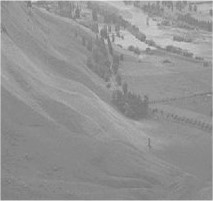
#> input picture CVL/Lab3/sample1.jpg, 213 x 201 px
$ python l3q1.py
#> lines starting #> are read from the running program, lines starting #| are printed output that depends on the picture
#> further down, image is the input picture: shape (201, 213, 3); min 115, max 229, mean 147.7
import cv2
import numpy as np
import matplotlib.pyplot as plt


def apply_clahe(image):
    """Applies Contrast Limited Adaptive Histogram Equalization (CLAHE) to an image."""
    # Convert image to LAB color space
    lab = cv2.cvtColor(image, cv2.COLOR_BGR2Lab)
#> lab: shape (201, 213, 3); mean of channels 0, 1, 2 156.1, 128, 128

    # Split LAB image into L, A, and B channels
    l, a, b = cv2.split(lab)
#> a: shape (201, 213); every value is 128

    # Apply CLAHE to L channel
    clahe = cv2.createCLAHE(clipLimit=2.0, tileGridSize=(8, 8))
    cl = clahe.apply(l)
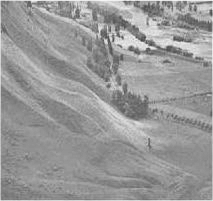
#> cl: shape (201, 213); min 70, max 246, mean 152.6

    # Merge the CLAHE enhanced L channel back with A and B channels
    limg = cv2.merge((cl, a, b))
#> limg: shape (201, 213, 3); mean of channels 0, 1, 2 152.6, 128, 128

    # Convert LAB back to BGR
    return cv2.cvtColor(limg, cv2.COLOR_Lab2BGR)


def plot_histogram(image, title, subplot_position):
    """Plots the histogram of an image."""
    plt.subplot(subplot_position)
    plt.hist(image.ravel(), bins=256, range=(0, 256))
    plt.title(title)
    plt.xlabel('Pixel Intensity')
    plt.ylabel('Frequency')


def plot_images_and_histograms(original_image, clahe_image):
    """Plots the original and CLAHE images with their histograms."""
    # Convert images to grayscale for histogram plotting
    gray_original_image = cv2.cvtColor(original_image, cv2.COLOR_BGR2GRAY)
    gray_clahe_image = cv2.cvtColor(clahe_image, cv2.COLOR_BGR2GRAY)

    plt.figure(figsize=(12, 10))

    # Plot original image
    plt.subplot(2, 2, 1)
    plt.imshow(cv2.cvtColor(original_image, cv2.COLOR_BGR2RGB))
    plt.title('Original Image')
    plt.axis('off')

    # Plot CLAHE image
    plt.subplot(2, 2, 2)
    plt.imshow(cv2.cvtColor(clahe_image, cv2.COLOR_BGR2RGB))
    plt.title('CLAHE Image')
    plt.axis('off')

    # Plot original image histogram
    plot_histogram(gray_original_image, 'Histogram of Original Image', 223)

    # Plot CLAHE image histogram
    plot_histogram(gray_clahe_image, 'Histogram of CLAHE Image', 224)

    plt.tight_layout()
    plt.show()
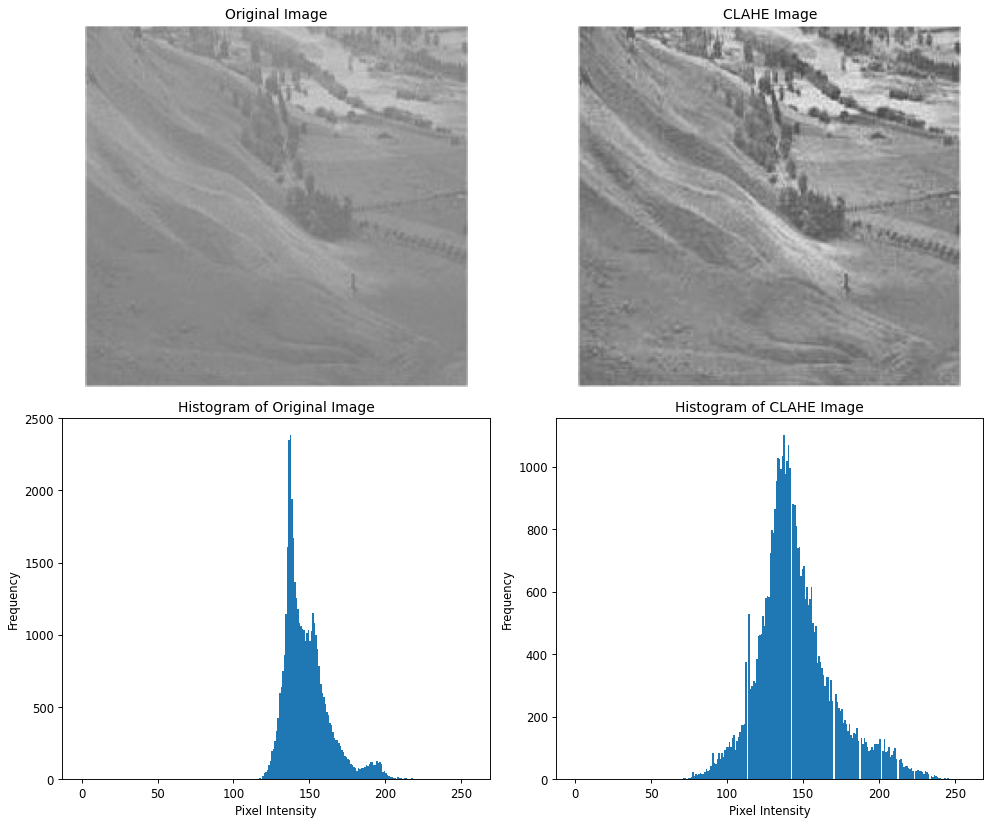
#> figure drawn by matplotlib, 4 panels; panel 3: tallest bar 2381 high, from x = 137 to 138; panel 4: tallest bar 1100 high, from x = 137 to 138


# Load the image
image_path = 'sample1.jpg'
image = cv2.imread(image_path)

if image is None:
    raise ValueError("Image not found or unable to open.")

# Apply CLAHE
clahe_image = apply_clahe(image)

# Plot images and histograms
plot_images_and_histograms(image, clahe_image)

$ run again, with CVL/Lab3/matched_image.jpg copied over CVL/Lab3/sample1.jpg
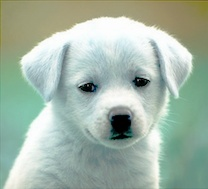
#> input picture CVL/Lab3/matched_image.jpg, 208 x 189 px
#> image is the input picture: shape (189, 208, 3); mean B, G, R 167.2, 181.5, 163.2
#> lab: shape (189, 208, 3); mean of channels 0, 1, 2 183.4, 119.2, 133.5
#> in apply_clahe, `cl = clahe.apply(l)`:
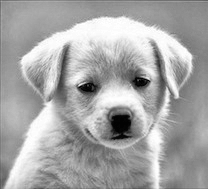
#> cl: shape (189, 208); min 1, max 255, mean 166.6
#> limg: shape (189, 208, 3); mean of channels 0, 1, 2 166.6, 119.2, 133.5
#> in plot_images_and_histograms, `plt.show()`:
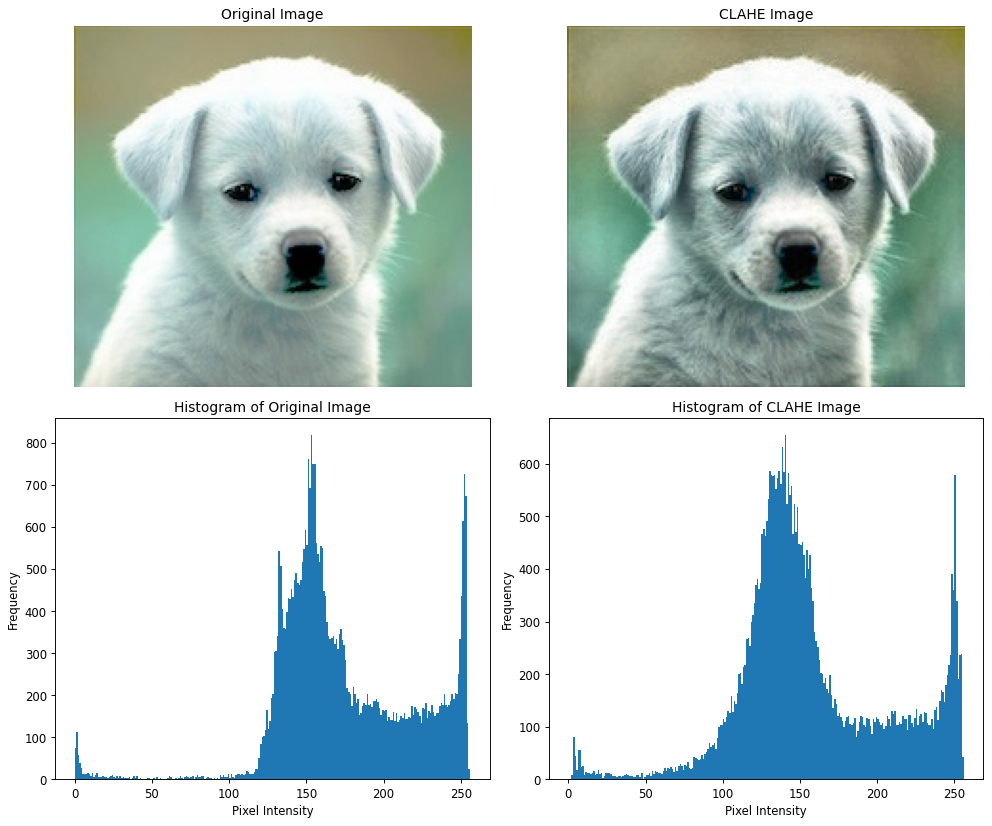
#> figure drawn by matplotlib, 4 panels; panel 3: tallest bar 818 high, from x = 153 to 154; panel 4: tallest bar 654 high, from x = 140 to 141
